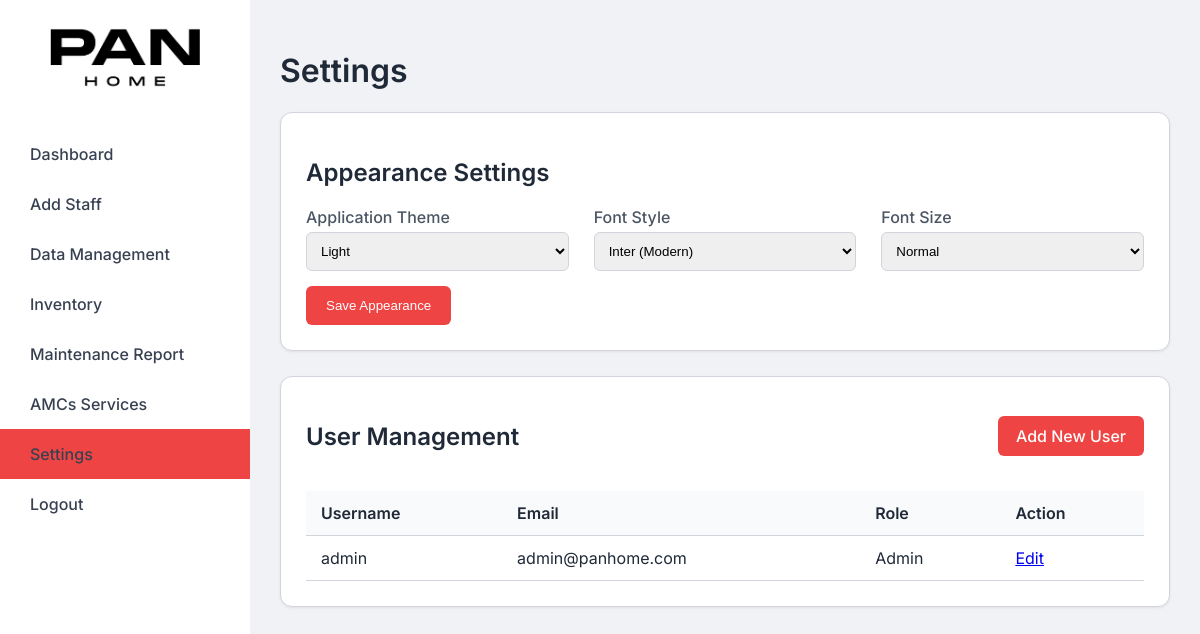
The app's page /settings (signed in) with its own data.
### app.py (models this page shows, shortened)
class AppUser(db.Model, UserMixin):
    id = db.Column(db.Integer, primary_key=True)
    username = db.Column(db.String(100), unique=True, nullable=False)
    email = db.Column(db.String(100), unique=True, nullable=True)
    mobile = db.Column(db.String(20), nullable=True)
    password_hash = db.Column(db.String(255), nullable=False)
    role = db.Column(db.String(20), default='user')
    theme = db.Column(db.String(20), default='default')
    font_style = db.Column(db.String(20), default='inter')
    font_size = db.Column(db.String(20), default='normal')
    def is_admin(self):
        return self.role == 'admin'

### app.py (the view)
@app.route('/settings')
@login_required
def settings_dashboard():
    if not current_user.is_admin():
        flash("You do not have permission to access this page.", 'danger')
        return redirect(url_for('dashboard'))
    users = AppUser.query.all()
    return render_template('settings.html', users=users)

### app.py (called while the page is built)
@login_manager.user_loader
def load_user(user_id):
    return db.session.get(AppUser, int(user_id))

### templates/settings.html (shortened to what this page needs)
{% extends "base.html" %}
{% block content %}
<h1>Settings</h1>
<div class="card">
    <h2>Appearance Settings</h2>
    <form action="{{ url_for('change_appearance') }}" method="POST">
        <div class="form-grid">
            <div class="form-group">
                <label for="theme">Application Theme</label>
                <select name="theme" id="theme">
                    <option value="light" {% if current_user.theme == 'light' %}selected{% endif %}>Light</option>
                </select>
            </div>
            <div class="form-group">
                <label for="font_style">Font Style</label>
                <select name="font_style" id="font_style">
                    <option value="inter" {% if current_user.font_style == 'inter' %}selected{% endif %}>Inter (Modern)</option>
                </select>
            </div>
            <div class="form-group">
                <label for="font_size">Font Size</label>
                <select name="font_size" id="font_size">
                    <option value="normal" {% if current_user.font_size == 'normal' %}selected{% endif %}>Normal</option>
                </select>
            </div>
        </div>
        <button type="submit">Save Appearance</button>
    </form>
</div>
<div class="card">
    <div class="page-header">
        <h2>User Management</h2>
        <a href="{{ url_for('add_user') }}" class="btn-primary">Add New User</a>
    </div>
    <table class="data-table">
        <thead>
            <tr>
                <th>Username</th>
                <th>Email</th>
                <th>Role</th>
                <th>Action</th>
            </tr>
        </thead>
        <tbody>
            {% for user in users %}
            <tr>
                <td>{{ user.username }}</td>
                <td>{{ user.email }}</td>
                <td>{{ user.role | title }}</td>
                <td>
                    <a href="{{ url_for('edit_user', user_id=user.id) }}">Edit</a>
                </td>
            </tr>
            {% else %}
            <tr>
                <td colspan="4">No users found.</td>
            </tr>
            {% endfor %}
        </tbody>
    </table>
</div>
{% endblock %}

### templates/base.html (style rules this page uses)
:root { --sidebar-bg: #111827; --main-bg: #f9fafb; --card-bg: #ffffff; --text-primary: #1f2937; --text-secondary: #6b7280; --accent-color: #4f46e5; --border-color: #e5e7eb; --font-family: 'Inter', sans-serif; }
body.theme-light { --sidebar-bg: #ffffff; --main-bg: #f0f2f5; --card-bg: #ffffff; --text-primary: #1f2937; --text-secondary: #4b5563; --accent-color: #ef4444; --border-color: #d1d5db; }
body.font-inter { --font-family: 'Inter', sans-serif; }
body.font-size-normal { font-size: 16px; }
body { margin: 0; font-family: var(--font-family); background-color: var(--main-bg); color: var(--text-primary); }
.card { background-color: var(--card-bg); border: 1px solid var(--border-color); border-radius: 12px; box-shadow: 0 1px 3px 0 rgba(0,0,0,0.07); padding: 25px; margin-bottom: 25px; }
h1, h2, h3 { color: var(--text-primary); font-weight: 600; }

### templates/settings.html (style rules this page uses)
.page-header { display: flex; justify-content: space-between; align-items: center; margin-bottom: 20px; }
.btn-primary { background-color: var(--accent-color); color: white; padding: 10px 18px; text-decoration: none; border-radius: 6px; font-weight: 500; }
.data-table { width: 100%; border-collapse: collapse; }
.data-table th, .data-table td { padding: 12px 15px; text-align: left; border-bottom: 1px solid var(--border-color); }
.data-table th { background-color: #f9fafb; font-weight: 600; }
.form-grid { display: grid; grid-template-columns: 1fr 1fr 1fr; gap: 25px; }
.form-group { margin-bottom: 15px; }
.form-group label { display: block; margin-bottom: 5px; font-weight: 500; color: var(--text-secondary); }
.form-group select { width: 100%; padding: 10px; border: 1px solid var(--border-color); border-radius: 6px; box-sizing: border-box; }
button { background-color: var(--accent-color); color: white; border: none; padding: 12px 20px; border-radius: 6px; font-weight: 500; cursor: pointer; }

### records on screen
AppUser: theme "Light", font_style "Inter (Modern)", font_size "Normal", username "admin", email "admin@panhome.com", role "Admin"
